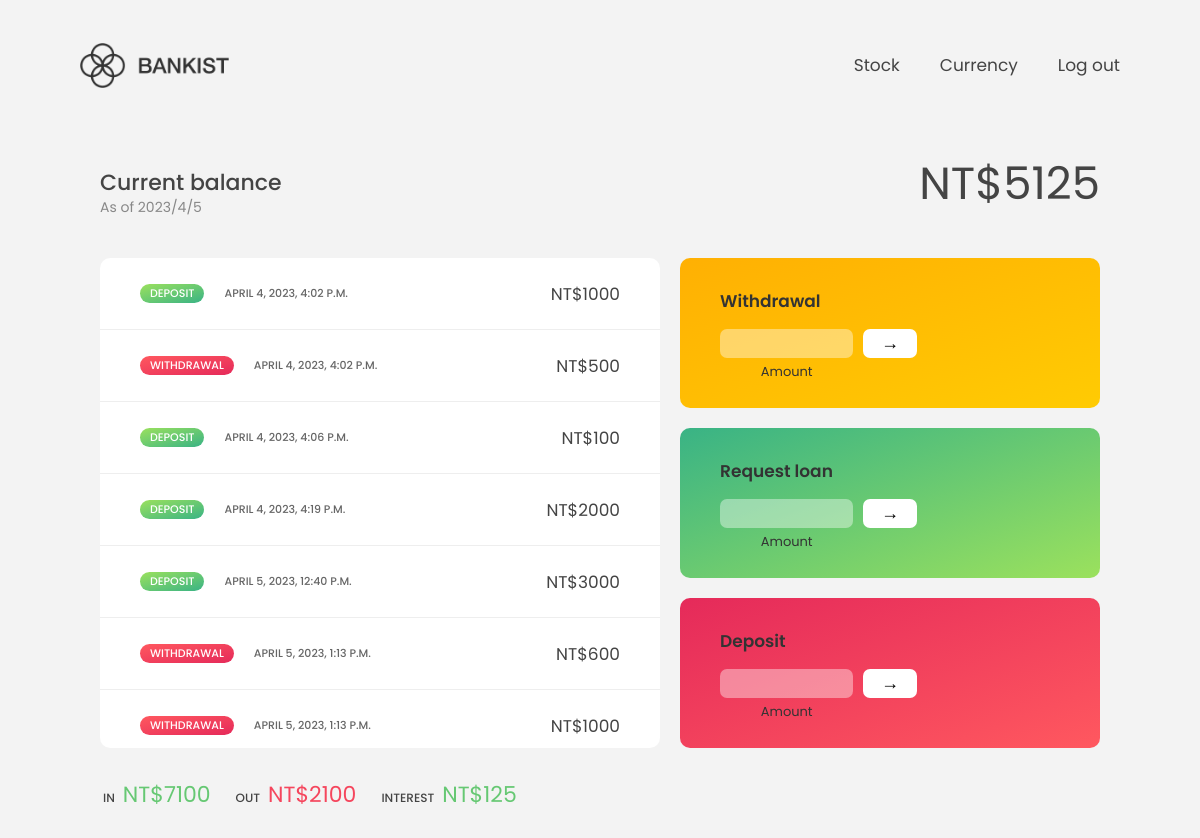
Page /bank/ (signed in) on the committed database.
### bank/models.py (models this page shows, shortened)
class Transaction(models.Model):
    account_id = models.ForeignKey(BankAccount, on_delete=models.CASCADE, null=False, blank=False)
    time = models.DateTimeField(auto_now=True)
    amount = models.DecimalField(max_digits=10, decimal_places=2)
    type = models.CharField(max_length=10, null=False)

### users/models.py (models this page shows, shortened)
class BankAccount(models.Model):
    owner = models.ForeignKey(UserProfile, on_delete=models.CASCADE, null=False, blank=False)
    account_id = models.UUIDField(default=uuid.uuid4, unique=True, editable=False)
    balance = models.DecimalField(default=0, max_digits=12, decimal_places=2)
    interest = models.DecimalField(default=0, max_digits=12, decimal_places=2)
    created = models.DateField(blank=True, default=datetime.now)

### bank/views.py (the view)
# urls.py: path('',  views.bankDashboard, name='bankDashboard'),
@login_required(login_url='login')
def bankDashboard(request):
    page="bank"
    user_profile = request.user.userprofile
    bankAccount = BankAccount.objects.get(owner=user_profile)
    balance=bankAccount.balance
    now = datetime.now()
    users_record = Transaction.objects.filter(account_id=bankAccount)
    created = bankAccount.created
    today = datetime.now()
    year = today.year - created.year
    if year < 1:
        year = 1
    else:
        year=year
    interest = int(balance)*0.025*year
    bankAccount.interest = interest
    balance += Decimal(interest)
    bankAccount.save()
    totalWithdrawal = Transaction.objects.filter(account_id=bankAccount, type="withdrawal").aggregate(Sum('amount'))
    totalDeposit = Transaction.objects.filter(account_id=bankAccount, type="deposit").aggregate(Sum('amount'))
    context={"page":page, "balance": balance, "now": now, "users_record": users_record, "totalWithdrawal": totalWithdrawal["amount__sum"], "totalDeposit": totalDeposit["amount__sum"], "interest": interest}
    return render(request, 'bank/bank.html', context)

### bank/templates/bank/bank.html (shortened to what this page needs)
{% load static %} {% load mathfilters %}
<!DOCTYPE html>
<html lang="en">
  <head>
    <link rel="stylesheet" href="{% static 'css/bank.css' %} " />
  </head>
  <body>
    <nav>{% include "users/navbar.html" %}</nav>
    <main class="app">
      <div class="balance">
        <div>
          <p class="balance__label">Current balance</p>
          <p class="balance__date">
            As of
            <span class="date"
              >{{ now.year }}/{{ now.month }}/{{ now.day }}</span
            >
          </p>
        </div>
        <p class="balance__value">NT${{ balance|floatformat:0 }}</p>
      </div>
      <div class="movements">
        {% for record in users_record %} {% if record.type == "deposit" %}
        <div class="movements__row">
          <div class="movements__type movements__type--deposit">deposit</div>
          <div class="movements__date">{{ record.time }}</div>
          <div class="movements__value">
            NT${{ record.amount|floatformat:0 }}
          </div>
        </div>
        {% else %}
        <div class="movements__row">
          <div class="movements__type movements__type--withdrawal">
            withdrawal
          </div>
          <div class="movements__date">{{ record.time }}</div>
          <div class="movements__value">
            NT${{ record.amount|abs|floatformat:0 }}
          </div>
        </div>
        {% endif %} {% endfor %}
      </div>
      <div class="summary">
        <p class="summary__label">In</p>
        <p class="summary__value summary__value--in">NT${{ totalDeposit }}</p>
        <p class="summary__label">Out</p>
        <p class="summary__value summary__value--out">
          NT${{ totalWithdrawal|abs }}
        </p>
        <p class="summary__label">Interest</p>
        <p class="summary__value summary__value--interest">
          NT${{ interest|floatformat:0 }}
        </p>
      </div>
      <div class="operation operation--withdrawal">
        <h2>Withdrawal</h2>
        <form
          class="form form--withdrawal"
          method="POST"
          action="{% url 'withdrawal' %}"
        >
          <input
            type="number"
            class="form__input form__input--withdrawal"
            name="withdrawal"
          />
          <button class="form__btn form__btn--withdrawal" type="submit">
            →
          </button>
          <label class="form__label form__label--withdrawal">Amount</label>
        </form>
      </div>
      <div class="operation operation--loan">
        <h2>Request loan</h2>
        <form class="form form--loan" method="POST" action="{% url 'loan' %}">
          <input
            type="number"
            class="form__input form__input--loan-amount"
            name="loan"
          />
          <button class="form__btn form__btn--loan" type="submit">→</button>
          <label class="form__label form__label--loan">Amount</label>
        </form>
      </div>
      <div class="operation operation--deposit">
        <h2>Deposit</h2>
        <form
          class="form form--deposit"
          method="POST"
          action="{% url 'deposit' %}"
        >
          <input
            type="number"
            class="form__input form__input--deposit"
            name="deposit"
          />
          <button class="form__btn form__btn--deposit" type="submit">→</button>
          <label class="form__label form__label--deposit">Amount</label>
        </form>
      </div>
    </main>
  </body>
</html>

### users/templates/users/navbar.html (shortened to what this page needs)
{% load static %}
<nav class="nav">
  <img
    src="{% static 'img/logo.png' %}"
    alt="Bankist logo"
    class="nav__logo"
    id="logo"
  />
  <ul class="nav__links">
    {% if user.is_authenticated %}
    {% if page != "stock" %}
    <li class="nav__item">
      <a class="nav__link" href="#">Stock</a>
    </li>
    {% endif %} {% if page != "currency" %}
    <li class="nav__item">
      <a class="nav__link" href="#">Currency</a>
    </li>
    {% endif %}
    <li class="nav__item">
      <a class="nav__link" href="{% url 'logout' %}">Log out</a>
    </li>
    {% endif %}
  </ul>
</nav>

### static/css/bank.css (style rules this page uses)
* { margin: 0; padding: 0; box-sizing: inherit; }
html { font-size: 62.5%; box-sizing: border-box; }
body { font-family: "Poppins", sans-serif; color: #444; background-color: #f3f3f3; height: 100vh; padding: 2rem; }
.nav { display: flex; justify-content: space-between; align-items: center; height: 9rem; width: 100%; padding: 0 6rem; z-index: 100; }
.nav__logo { height: 4.5rem; transition: all 0.3s; }
.nav__links { display: flex; align-items: center; list-style: none; }
.nav__item { margin-left: 4rem; }
.nav__link:link, .nav__link:visited { font-size: 1.7rem; font-weight: 400; color: inherit; text-decoration: none; display: block; transition: all 0.3s; }
.app { position: relative; max-width: 100rem; margin: 4rem auto; display: grid; grid-template-columns: 4fr 3fr; grid-template-rows: auto repeat(3, 15rem) auto; gap: 2rem; opacity: 100; transition: all 1s; }
.balance { grid-column: 1 / span 2; display: flex; align-items: flex-end; justify-content: space-between; margin-bottom: 2rem; }
.balance__label { font-size: 2.2rem; font-weight: 500; margin-bottom: -0.2rem; }
.balance__date { font-size: 1.4rem; color: #888; }
.balance__value { font-size: 4.5rem; font-weight: 400; }
.movements { grid-row: 2 / span 3; background-color: #fff; border-radius: 1rem; overflow: scroll; }
.movements__row { padding: 2.25rem 4rem; display: flex; align-items: center; border-bottom: 1px solid #eee; }
.movements__type { font-size: 1.1rem; text-transform: uppercase; font-weight: 500; color: #fff; padding: 0.1rem 1rem; border-radius: 10rem; margin-right: 2rem; }
.movements__date { font-size: 1.1rem; text-transform: uppercase; font-weight: 500; color: #666; }
.movements__type--deposit { background-image: linear-gradient(to top left, #39b385, #9be15d); }
.movements__type--withdrawal { background-image: linear-gradient(to top left, #e52a5a, #ff585f); }
.movements__value { font-size: 1.7rem; margin-left: auto; }
.summary { grid-row: 5 / 6; display: flex; align-items: baseline; padding: 0 0.3rem; margin-top: 1rem; }
.summary__label { font-size: 1.2rem; font-weight: 500; text-transform: uppercase; margin-right: 0.8rem; }
.summary__value { font-size: 2.2rem; margin-right: 2.5rem; }
.summary__value--in, .summary__value--interest { color: #66c873; }
.summary__value--out { color: #f5465d; }
.operation { border-radius: 1rem; padding: 3rem 4rem; color: #333; }
.operation--withdrawal { background-image: linear-gradient(to bottom right, #ffb003, #ffcb03); }
.operation--loan { background-image: linear-gradient(to bottom right, #39b385, #9be15d); }
.operation--deposit { background-image: linear-gradient(to bottom right, #e52a5a, #ff585f); }
h2 { margin-bottom: 1.5rem; font-size: 1.7rem; font-weight: 600; color: #333; }
.form { display: grid; grid-template-columns: 2.5fr 2.5fr 1fr; grid-template-rows: auto auto; gap: 0.4rem 1rem; }
.form.form--loan, .form--deposit, .form--withdrawal { grid-template-columns: 2.5fr 1fr 2.5fr; }
.form__label--loan, .form__label--deposit, .form__label--withdrawal { grid-row: 2; }
.form__input { width: 100%; border: none; background-color: rgba(255, 255, 255, 0.4); font-family: inherit; font-size: 1.5rem; text-align: center; color: #333; padding: 0.3rem 1rem; border-radius: 0.7rem; transition: all 0.3s; }
.form__label { font-size: 1.3rem; text-align: center; }
.form__btn { border: none; border-radius: 0.7rem; font-size: 1.8rem; background-color: #fff; cursor: pointer; transition: all 0.3s; }

### rows in the picture
Transaction: time "APRIL 4, 2023, 4:02 P.M.", amount "1000"
Transaction: time "APRIL 4, 2023, 4:02 P.M.", amount|abs "500"
Transaction: time "APRIL 4, 2023, 4:06 P.M.", amount "100"
Transaction: time "APRIL 4, 2023, 4:19 P.M.", amount "2000"
Transaction: time "APRIL 5, 2023, 12:40 P.M.", amount "3000"
Transaction: time "APRIL 5, 2023, 1:13 P.M.", amount|abs "600"
Transaction: time "APRIL 5, 2023, 1:13 P.M.", amount|abs "1000"
BankAccount: interest "125"

### other values in the picture
{{ balance|floatformat:0 }} "5125"
{{ totalDeposit }} "7100"
{{ totalWithdrawal|abs }} "2100"
